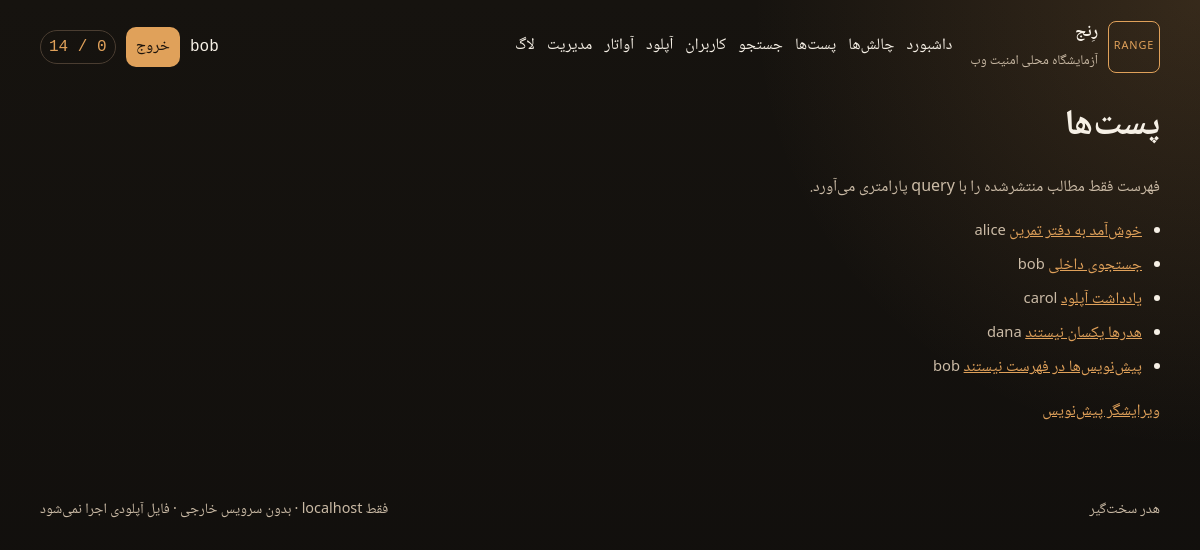
Screenshot of /posts (signed in) with the database file from the repository.
### tables this page shows
CREATE TABLE users (
  id INT UNSIGNED AUTO_INCREMENT PRIMARY KEY,
  username VARCHAR(32) NOT NULL UNIQUE,
  email VARCHAR(120) NOT NULL,
  password VARCHAR(255) NOT NULL,
  avatar VARCHAR(255) NULL,
  bio VARCHAR(500) NOT NULL DEFAULT '',
  role ENUM('user', 'admin') NOT NULL DEFAULT 'user',
  listed TINYINT(1) NOT NULL DEFAULT 1,
  support_pin VARCHAR(16) NULL,
  csrf_proof CHAR(16) NOT NULL,
  created_at TIMESTAMP NOT NULL DEFAULT CURRENT_TIMESTAMP
);

CREATE TABLE posts (
  id INT UNSIGNED PRIMARY KEY,
  user_id INT UNSIGNED NOT NULL,
  title VARCHAR(160) NOT NULL,
  body TEXT NOT NULL,
  published TINYINT(1) NOT NULL DEFAULT 1,
  created_at TIMESTAMP NOT NULL DEFAULT CURRENT_TIMESTAMP
);

### src/bootstrap.php (called while the page is built, shortened)
<?php
function env_string(string $key, string $default): string
{
    $value = getenv($key);
    return is_string($value) && $value !== '' ? $value : $default;
}
function db(): mysqli
{
    static $db = null;
    if ($db instanceof mysqli) {
        return $db;
    }
    $mysqli = new mysqli(
        env_string('DB_HOST', 'db'),
        env_string('DB_USER', 'lab'),
        env_string('DB_PASS', 'lab_app_local'),
        env_string('DB_NAME', 'lab')
    );
    $mysqli->set_charset('utf8mb4');
    $db = $mysqli;
    return $db;
}
function e(?string $value): string
{
    return htmlspecialchars((string) $value, ENT_QUOTES | ENT_SUBSTITUTE, 'UTF-8');
}
function current_user(): ?array
{
    static $loaded = false;
    static $user = null;
    if ($loaded) {
        return $user;
    }
    $loaded = true;
    $uid = $_SESSION['uid'] ?? 0;
    $id = (int) $uid;
    $stmt = db()->prepare(
        'SELECT id, username, email, avatar, bio, role, listed, csrf_proof, created_at FROM users WHERE id = ?'
    );
    $stmt->bind_param('i', $id);
    $stmt->execute();
    $row = $stmt->get_result()->fetch_assoc();
    $user = $row ?: null;
    return $user;
}
function require_login(): array
{
    $user = current_user();
    return $user;
}
function solved_map(): array
{
    $user = current_user();
    $codes = [];
    return $codes;
}

### public/index.php (called while the page is built, shortened)
<?php
require dirname(__DIR__) . '/src/bootstrap.php';
require dirname(__DIR__) . '/src/http.php';
require dirname(__DIR__) . '/src/handlers.php';
route_request();

### src/handlers.php (the view, shortened to what this page needs)
<?php
function route_request(): void
{
    $method = $_SERVER['REQUEST_METHOD'] ?? 'GET';
    $path = parse_url($_SERVER['REQUEST_URI'] ?? '/', PHP_URL_PATH);
    $path = rtrim(is_string($path) ? $path : '/', '/') ?: '/';
    $key = $method . ' ' . $path;
    $routes = [
        'GET /' => ['page_home', 'strict'],
        'GET /login' => ['page_login', 'strict'],
        'POST /login' => ['page_login', 'strict'],
        'GET /register' => ['page_register', 'strict'],
        'POST /register' => ['page_register', 'strict'],
        'POST /logout' => ['page_logout', 'strict'],
        'GET /login/recover' => ['page_recover', 'loose'],
        'POST /login/recover' => ['page_recover', 'loose'],
        'GET /profile' => ['page_profile', 'strict'],
        'GET /profile/edit' => ['page_profile_edit', 'loose'],
        'POST /profile/edit' => ['page_profile_edit', 'loose'],
        'GET /profile/bio-set' => ['page_bio_set', 'loose'],
        'GET /search' => ['page_search', 'loose'],
        'GET /users' => ['page_users', 'strict'],
        'GET /posts' => ['page_posts', 'strict'],
        'GET /posts/view' => ['page_post_view', 'loose'],
        'POST /posts/comment' => ['page_comment', 'loose'],
        'GET /posts/compose' => ['page_compose', 'strict'],
        'GET /posts/preview' => ['page_preview', 'strict'],
        'GET /admin' => ['page_admin', 'strict'],
        'GET /upload' => ['page_upload', 'loose'],
        'POST /upload' => ['page_upload', 'loose'],
        'GET /upload/file' => ['page_upload_file', 'strict'],
        'GET /avatar' => ['page_avatar', 'loose'],
        'POST /avatar' => ['page_avatar', 'loose'],
        'GET /avatar/file' => ['page_avatar_file', 'loose'],
        'GET /challenges' => ['page_challenges', 'strict'],
        'GET /debug/logs' => ['page_logs', 'strict'],
        'GET /api/profile' => ['api_profile', 'strict'],
        'GET /api/admin/stats' => ['api_admin_stats', 'strict'],
        'GET /api/admin/notes' => ['api_admin_notes', 'strict'],
        'POST /api/claim/xss-dom' => ['api_claim_dom', 'strict'],
    ];
    [$handler, $mode] = $routes[$key];
    $handler($mode);
}
function page_posts(string $mode): void
{
    require_login();
    $stmt = db()->prepare(
        'SELECT posts.id, posts.title, users.username FROM posts JOIN users ON users.id = posts.user_id WHERE posts.published = 1 ORDER BY posts.id'
    );
    $rows = [];
    if ($stmt) {
        $stmt->execute();
        $result = $stmt->get_result();
        while ($row = $result->fetch_assoc()) {
            $rows[] = $row;
        }
    }
    $list = '';
    foreach ($rows as $row) {
        $id = (int) $row['id'];
        $list .= '<li><a href="/posts/view?id=' . $id . '">' . e((string) $row['title']) . '</a> <span class="fine">' . e((string) $row['username']) . '</span></li>';
    }
    $body = page_intro('فهرست فقط مطالب منتشرشده را با query پارامتری می‌آورد.')
        . '<ul class="index">' . $list . '</ul><p><a href="/posts/compose">ویرایشگر پیش‌نویس</a></p>';
    render_page('پست‌ها', $body, $mode);
}

### src/http.php (shortened to what this page needs)
<?php
function render_page(string $title, string $body, string $mode = 'strict', array $scripts = []): void
{
    $user = current_user();
    $solved = solved_map();
    $total = count(challenge_catalog());
    $done = count($solved);
    $flashHtml = '';
    $nav = [
        '/' => 'داشبورد',
        '/challenges' => 'چالش‌ها',
        '/posts' => 'پست‌ها',
        '/search' => 'جستجو',
        '/users' => 'کاربران',
        '/upload' => 'آپلود',
        '/avatar' => 'آواتار',
        '/admin' => 'مدیریت',
        '/debug/logs' => 'لاگ',
    ];
    $navHtml = '';
    foreach ($nav as $href => $label) {
        $navHtml .= '<a href="' . e($href) . '">' . e($label) . '</a>';
    }
    $account = $user
        ? '<span class="who">' . e((string) $user['username']) . '</span>
           <form method="post" action="/logout">' . csrf_field() . '<button type="submit">خروج</button></form>'
        : '<a class="text-link" href="/login">ورود</a>';
    $scriptTags = '<script src="/assets/js/app.js" defer></script>';
    $profileLabel = $mode === 'strict' ? 'هدر سخت‌گیر' : 'هدر تمرینی';
    echo '<!DOCTYPE html>
<html lang="fa" dir="rtl">
<head>
  <meta charset="utf-8">
  <meta name="viewport" content="width=device-width, initial-scale=1">
  <meta name="robots" content="noindex, nofollow">
  <title>' . e($title) . ' · رِنج</title>
  <link rel="icon" href="/favicon.svg" type="image/svg+xml">
  <link rel="stylesheet" href="/assets/css/app.css">
</head>
<body>
  <a class="skip" href="#content">رفتن به محتوا</a>
  <header class="top">
    <div class="brand">
      <span class="mark">RANGE</span>
      <div>
        <strong>رِنج</strong>
        <small>آزمایشگاه محلی امنیت وب</small>
      </div>
    </div>
    <button id="nav-toggle" type="button" aria-expanded="false" aria-controls="site-nav">منو</button>
    <nav id="site-nav">' . $navHtml . '</nav>
    <div class="account">' . $account . '<span class="score">' . (int) $done . ' / ' . (int) $total . '</span></div>
  </header>
  <main id="content">
    ' . $flashHtml . '
    <h1>' . e($title) . '</h1>
    ' . $body . '
  </main>
  <footer>
    <span>' . e($profileLabel) . '</span>
    <span>فقط localhost · بدون سرویس خارجی · فایل آپلودی اجرا نمی‌شود</span>
  </footer>
  ' . $scriptTags . '
</body>
</html>';
}
function csrf_field(): string
{
    return '<input type="hidden" name="csrf" value="' . e(csrf_token()) . '">';
}
function page_intro(string $text): string
{
    return '<p class="lede">' . e($text) . '</p>';
}

### public/assets/css/app.css (style rules this page uses)
:root { color-scheme: dark; --bg: #16130f; --bg-2: #221c16; --ink: #f6f0e6; --muted: #cbbba6; --line: #4a3d31; --brass: #e0a15a; --brass-2: #8a5a28; --good: #b7d7b0; --bad: #e7a598; --card: #2a231c; --shadow: 0 18px 40px rgba(0, 0, 0, 0.28); }
* { box-sizing: border-box; }
html { scroll-behavior: smooth; }
body { margin: 0; min-height: 100vh; background: radial-gradient(circle at top right, rgba(224, 161, 90, 0.16), transparent 28rem), linear-gradient(180deg, var(--bg) 0%, #100e0c 100%); color: var(--ink); font-family: Tahoma, "Geeza Pro", "Noto Naskh Arabic", "Segoe UI", sans-serif; line-height: 1.75; }
a { color: var(--brass); }
.top, main, footer { width: min(1120px, calc(100% - 28px)); margin-inline: auto; }
.top { display: flex; flex-wrap: wrap; align-items: center; gap: 14px 18px; padding: 18px 0 8px; }
.brand { display: flex; align-items: center; gap: 10px; }
.brand strong { display: block; font-size: 1.05rem; }
.brand small { color: var(--muted); }
.mark { display: grid; place-items: center; width: 52px; height: 52px; border: 1px solid var(--brass); border-radius: 8px; letter-spacing: 0.08em; font-size: 0.68rem; color: var(--brass); }
#site-nav { display: flex; flex-wrap: wrap; gap: 8px 12px; flex: 1; }
#site-nav a { color: var(--ink); text-decoration: none; border-bottom: 1px solid transparent; }
.account { display: flex; align-items: center; gap: 10px; margin-inline-start: auto; }
.who, .score, code { font-family: "SFMono-Regular", ui-monospace, Menlo, Consolas, monospace; }
.score { border: 1px solid var(--line); border-radius: 999px; padding: 2px 8px; color: var(--brass); }
main { padding: 12px 0 48px; }
h1 { font-size: clamp(1.7rem, 3vw, 2.4rem); margin: 0 0 8px; font-weight: 700; }
.lede { color: var(--muted); max-width: 68ch; }
.fine { color: var(--muted); font-size: 0.92rem; }
.index { padding-inline-start: 18px; }
.index li { margin: 6px 0; }
input, textarea, button { font: inherit; color: var(--ink); }
button, .text-link { background: var(--brass); color: #1d140c; border: 0; border-radius: 10px; padding: 8px 12px; text-decoration: none; cursor: pointer; }
.account button { padding: 6px 10px; }
footer { display: flex; justify-content: space-between; gap: 12px; flex-wrap: wrap; color: var(--muted); padding: 8px 0 28px; font-size: 0.9rem; }

### rows the page displays
users: username "bob"
posts: title "خوش‌آمد به دفتر تمرین", user.username "alice"
posts: title "جستجوی داخلی", user.username "bob"
posts: title "یادداشت آپلود", user.username "carol"
posts: title "هدرها یکسان نیستند", user.username "dana"
posts: title "پیش‌نویس‌ها در فهرست نیستند", user.username "bob"

### other values shown
$label "داشبورد"
$label "چالش‌ها"
$label "پست‌ها"
$label "جستجو"
$label "کاربران"
$label "آپلود"
$label "آواتار"
$label "مدیریت"
$label "لاگ"
$total "14"
$title "پست‌ها"
$text "فهرست فقط مطالب منتشرشده را با query پارامتری می‌آورد."
$profileLabel "هدر سخت‌گیر"
